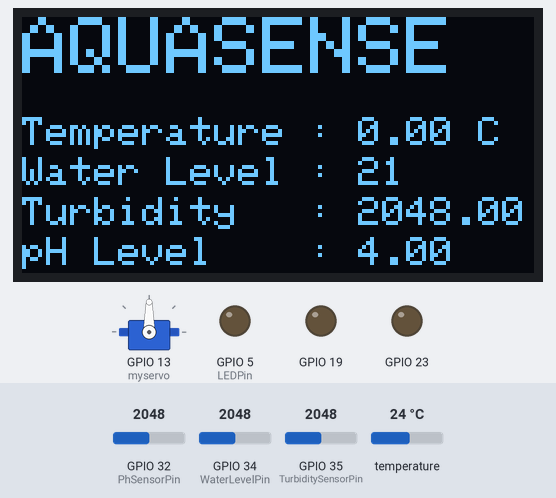
Bench run of a sketch on a simulated ESP32. Parts: servo, 128×64 one-colour display, output pins drawn as LEDs (lit = HIGH). The inputs (shaded band) are chosen by the test bench; at power-on: temperature 24 °C, GPIO 32 (PhSensorPin) = 2048, GPIO 34 (WaterLevelPin) = 2048, GPIO 35 (TurbiditySensorPin) = 2048. WiFi joins after 1.5 s; servers stay silent unless stated; the display library's start-up logo is not drawn; what the sketch prints to the serial monitor is not drawn.

Above: at 4.3 s.
4.4 s: temperature set to 29.5 °C
At 6.0 s:
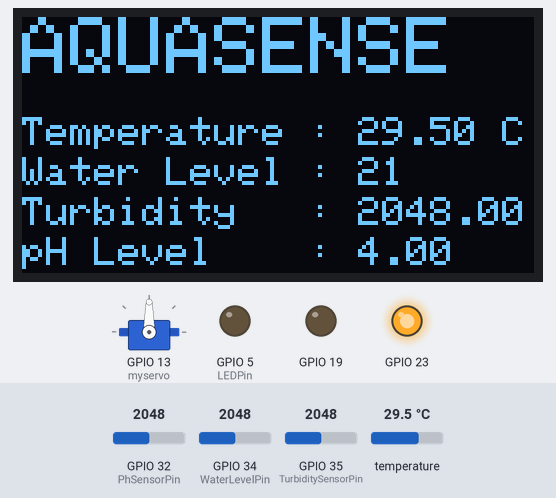
10.0 s: temperature set to 30.7 °C
At 11.8 s:
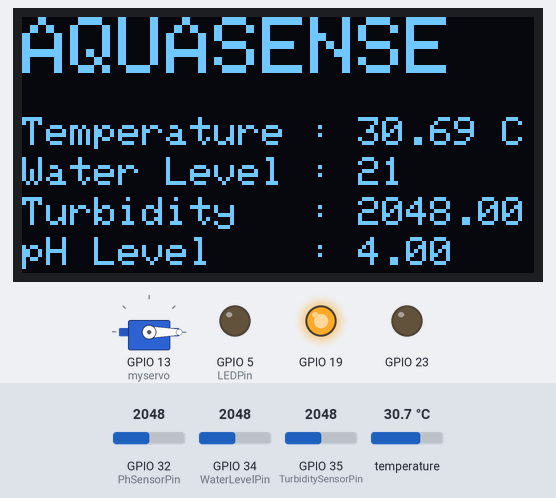
12.5 s: temperature set to 32.7 °C
At 13.5 s:
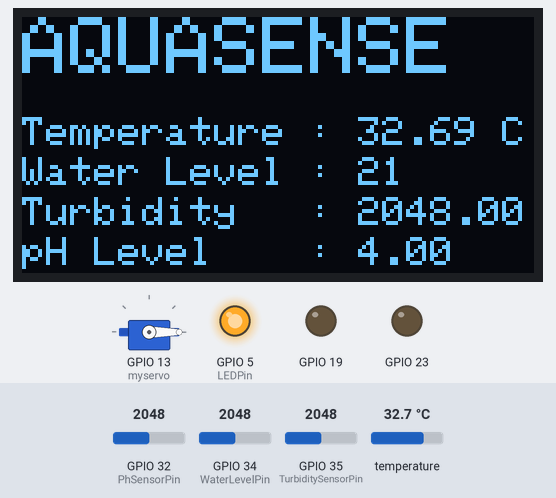
14.1 s: GPIO 32 (PhSensorPin) set to 2866
At 15.9 s:
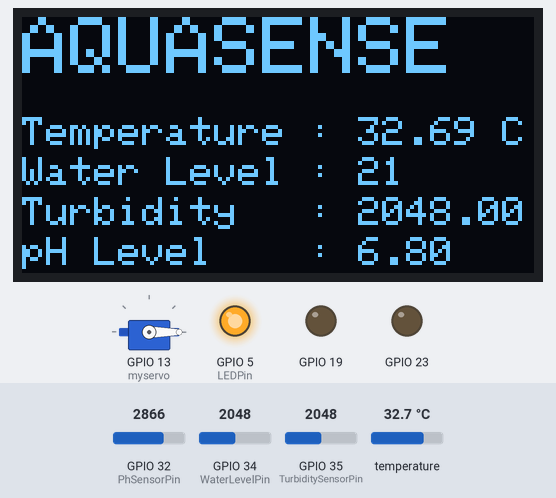
17.0 s: GPIO 34 (WaterLevelPin) set to 2866
At 17.6 s:
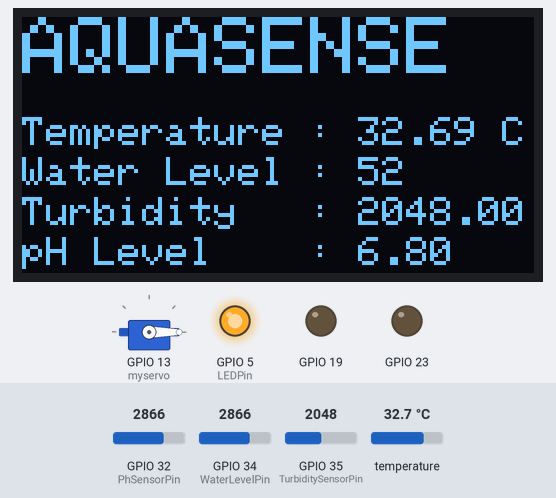
18.6 s: GPIO 35 (TurbiditySensorPin) set to 2866
At 21.8 s:
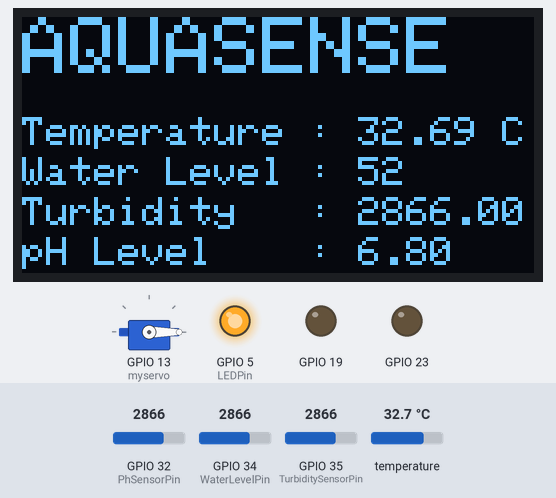
Timing chart, 0 to 23.0 s (numbered marks = the images above; inputs shaded):
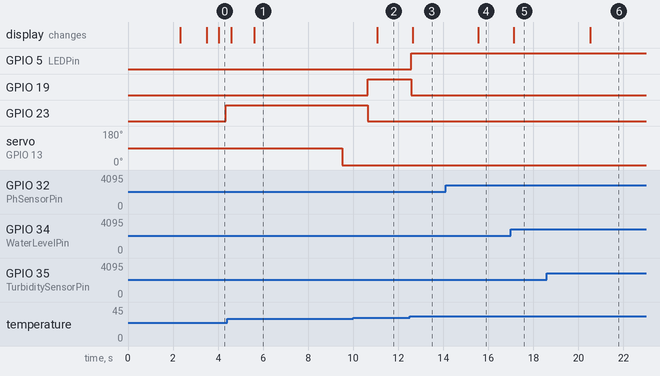

Measured:
- the behaviour switches between 30 and 30.1 °C on temperature (found by bisection; images 1 and 2)
- the behaviour switches between 32 and 32.1 °C on temperature (found by bisection; images 2 and 3)
- after the input at 4.4 s, the display: first differs from a run without the input after 1.2 s (image 1)
- after the input at 10.0 s, GPIO 19: LOW → HIGH after 0.64 s; GPIO 23: HIGH → LOW after 0.64 s; the display: changes after 1.1 s (image 2)
- after the input at 12.5 s, GPIO 5 (LEDPin): LOW → HIGH after 0.07 s; GPIO 19: HIGH → LOW after 0.07 s; the display: changes after 0.14 s (image 3)
- after the input at 14.1 s, the display: changes after 1.4 s (image 4)
- after the input at 17.0 s, the display: changes after 0.12 s (image 5)
- after the input at 18.6 s, the display: changes after 1.9 s (image 6)

The sketch:

AquaSense.ino
```cpp
#define BLYNK_TEMPLATE_ID "TMPL6Nh6NAxPw"
#define BLYNK_TEMPLATE_NAME "AquaSense"
#define BLYNK_AUTH_TOKEN "PlJiWgE-LnpQNUdWpvuFl5LjVdlaBenw"

#define BLYNK_PRINT Serial

#include <Arduino.h>
#include <ESP32Servo.h>
#include <Wire.h>
#include <OneWire.h>
#include <DallasTemperature.h>
#include <WiFi.h>
#include <Adafruit_SSD1306.h>
#include <BlynkSimpleEsp32.h>

TaskHandle_t TaskHandleTemp;
TaskHandle_t TaskHandleLevel;
TaskHandle_t TaskHandleTurbid;
TaskHandle_t TaskHandlePh;
TaskHandle_t TaskHandleOled;
TaskHandle_t TaskHandleServo;

TimerHandle_t servoTimer;

QueueHandle_t temperatureQueue;
QueueHandle_t waterLevelQueue;
QueueHandle_t turbidityQueue;
QueueHandle_t phQueue;

SemaphoreHandle_t temperatureSemaphore;
SemaphoreHandle_t waterLevelSemaphore;
SemaphoreHandle_t turbiditySemaphore;
SemaphoreHandle_t phSemaphore;
SemaphoreHandle_t arbitrator;

char auth[] = "PlJiWgE-LnpQNUdWpvuFl5LjVdlaBenw";

const char *ssid = "abdul";
const char *password = "12345678";

const int SensorDataPin = 18;
const int WaterLevelPin = 34;
const int TurbiditySensorPin = 35;
const int PhSensorPin = 32;
const int LEDPin = 5;

const int delayTime = 500;

float tempWater = 0.0;
int levelWater = 0;
float levelTurbi = 0.0;
float levelPh = 0.0;

struct SensorData {
  float temperature;
  int waterLevel;
  float turbidity;
  float pH;
};

OneWire oneWire(SensorDataPin);
DallasTemperature sensors(&oneWire);
Servo myservo;

#define SCREEN_WIDTH 128
#define SCREEN_HEIGHT 64
Adafruit_SSD1306 display(SCREEN_WIDTH, SCREEN_HEIGHT, &Wire, -1);

void connectToWiFi() {
  Serial.println("Connecting to WiFi");
  WiFi.begin(ssid, password);

  while (WiFi.status() != WL_CONNECTED) {
    delay(1000);
    Serial.println("Connecting...");
  }

  Serial.println("Connected to WiFi");
}

BLYNK_WRITE(V4) {
  int servoControl = param.asInt();
  if (servoControl == 1) {
    activateServo();
  }
}

void activateServo() {
  // Kontrol servo di sini sesuai dengan kebutuhan
  myservo.write(90);  // Contoh: Menggerakkan servo ke posisi 90 derajat
  vTaskDelay(1000 / portTICK_PERIOD_MS);
  myservo.write(0);   // Menggerakkan servo kembali ke posisi awal
  vTaskDelay(1000 / portTICK_PERIOD_MS);
  // Tambahkan logika kontrol servo sesuai dengan aplikasi Anda
}


void servoTimerCallback(TimerHandle_t xTimer) {
  activateServo();
}

void taskServo(void *pvParameters) {
  servoTimer = xTimerCreate(
      "ServoTimer",
      pdMS_TO_TICKS(5000),
      pdTRUE,
      (void *)0,
      servoTimerCallback);

  if (servoTimer != NULL) {
    xTimerStart(servoTimer, 0);
    Serial.println("Timer created successfully");
  } else {
    Serial.println("Failed to create timer");
  }

  while (true) {
    // Tugas servo lainnya di sini

    vTaskDelay(500);
  }
}

bool requestResourceAccess(SemaphoreHandle_t resourceSemaphore, QueueHandle_t *queue, SensorData *data) {
  if (xSemaphoreTake(arbitrator, portMAX_DELAY) == pdPASS) {
    if (xSemaphoreTake(resourceSemaphore, portMAX_DELAY) == pdPASS) {
      if (xQueueReceive(*queue, data, 0) == pdPASS) {
        xSemaphoreGive(resourceSemaphore);
        xSemaphoreGive(arbitrator);
        return true; // Akses diberikan
      }
      xSemaphoreGive(resourceSemaphore);
    }
    else {
    }
    xSemaphoreGive(arbitrator);
  }
  else {
    Serial.println("Failed to acquire arbitrator.");
  }
  return false; // Gagal mendapatkan akses
}


void releaseResourceAccess(SemaphoreHandle_t resourceSemaphore) {
  xSemaphoreGive(resourceSemaphore);
}

void taskOled(void *pvParameters) {
  SensorData data;

  while (true) {
    display.clearDisplay();

    // Display title
    display.setTextSize(2);
    display.setTextColor(SSD1306_WHITE);
    display.setCursor(0, 0);
    display.print("AQUASENSE");

    // Read data from queues
    if (requestResourceAccess(temperatureSemaphore, &temperatureQueue, &data)) {
      tempWater = data.temperature;
      Serial.println(tempWater);
      releaseResourceAccess(temperatureSemaphore);
    }

    if (requestResourceAccess(waterLevelSemaphore, &waterLevelQueue, &data)) {
      levelWater = data.waterLevel;
      releaseResourceAccess(waterLevelSemaphore);
    }

    if (requestResourceAccess(turbiditySemaphore, &turbidityQueue, &data)) {
      levelTurbi = data.turbidity;
      releaseResourceAccess(turbiditySemaphore);
    }

    if (requestResourceAccess(phSemaphore, &phQueue, &data)) {
      levelPh = data.pH;
      releaseResourceAccess(phSemaphore);
    }

    // Display temperature
    display.setTextSize(1);
    display.setCursor(0, 25);
    display.print("Temperature : ");
    display.print(tempWater);
    display.println(" C");

    // Display water level
    display.setCursor(0, 35);
    display.print("Water Level : ");
    display.println(levelWater);

    // Display turbidity
    display.setCursor(0, 45);
    display.print("Turbidity   : ");
    display.println(levelTurbi);

    // Display pH
    display.setCursor(0, 55);
    display.print("pH Level    : ");
    display.println(levelPh);

    Serial.println("Temp:\t\t" + String(tempWater));
    Serial.println("Water Level:\t" + String(levelWater));
    Serial.println("Turbidity:\t" + String(levelTurbi));
    Serial.println("pH Level:\t" + String(levelPh));

    display.display();
    delay(delayTime);
  }
}

void taskWaterTemp(void *pvParameters) {
  QueueHandle_t *queue = (QueueHandle_t *)pvParameters;

  pinMode(5, OUTPUT);
  pinMode(19, OUTPUT);
  pinMode(23, OUTPUT);

  while (true) {
    sensors.requestTemperatures();
    delay(100);  // Tambahkan delay di sini

    float temperature_Celsius = sensors.getTempCByIndex(0);

    if (temperature_Celsius > 32.0) {
      digitalWrite(LEDPin, HIGH);
      digitalWrite(5, HIGH);
      digitalWrite(19, LOW);
      digitalWrite(23, LOW);
    } else if (temperature_Celsius > 30.0 && temperature_Celsius <= 32.0) {
      digitalWrite(5, LOW);
      digitalWrite(19, HIGH);
      digitalWrite(23, LOW);
    } else {
      digitalWrite(5, LOW);
      digitalWrite(19, LOW);
      digitalWrite(23, HIGH);
    }

    SensorData data;
    data.temperature = temperature_Celsius;

    Serial.println("ini " + String(data.temperature));

    if (xQueueSend(*queue, &data, portMAX_DELAY) != pdPASS) {
      Serial.println("Queue is full! Data lost.");
    }

    Blynk.virtualWrite(V0, String(temperature_Celsius)); // Tambahkan Blynk.virtualWrite untuk suhu

    vTaskDelay(100);
  }
}


void taskWaterLevel(void *pvParameters) {
  QueueHandle_t *queue = (QueueHandle_t *)pvParameters;

  while (true) {
    int waterLevel = analogRead(WaterLevelPin);
    levelWater = map(waterLevel, 1500, 4095, 0, 100);
    if (levelWater < 0) {
      levelWater = 0;
    }

    SensorData data;
    data.waterLevel = levelWater;

    if (requestResourceAccess(waterLevelSemaphore, queue, &data)) {
      if (xQueueSend(*queue, &data, portMAX_DELAY) != pdPASS) {
        Serial.println("Queue is full! Data lost.");
      }
      releaseResourceAccess(waterLevelSemaphore);
    }

    Blynk.virtualWrite(V1, String(levelWater)); // Tambahkan Blynk.virtualWrite untuk level air

    vTaskDelay(100);
  }
}

void taskTurbidity(void *pvParameters) {
  QueueHandle_t *queue = (QueueHandle_t *)pvParameters;

  while (true) {
    int turbidityValue = analogRead(TurbiditySensorPin);
    levelTurbi = turbidityValue;

    SensorData data;
    data.turbidity = levelTurbi;

    if (requestResourceAccess(turbiditySemaphore, queue, &data)) {
      if (xQueueSend(*queue, &data, portMAX_DELAY) != pdPASS) {
        Serial.println("Queue is full! Data lost.");
      }
      releaseResourceAccess(turbiditySemaphore);
    }

    Blynk.virtualWrite(V2, String(levelTurbi)); // Tambahkan Blynk.virtualWrite untuk turbidity

    vTaskDelay(100);
  }
}

void taskPhSensor(void *pvParameters) {
  QueueHandle_t *queue = (QueueHandle_t *)pvParameters;

  while (true) {
    int phValue = analogRead(PhSensorPin);
    levelPh = convertToPhLevel(phValue);

    SensorData data;
    data.pH = levelPh;

    if (requestResourceAccess(phSemaphore, queue, &data)) {
      if (xQueueSend(*queue, &data, portMAX_DELAY) != pdPASS) {
        Serial.println("Queue is full! Data lost.");
      }
      releaseResourceAccess(phSemaphore);
    }

    Blynk.virtualWrite(V3, String(levelPh)); // Tambahkan Blynk.virtualWrite untuk pH

    vTaskDelay(100);
  }
}

float convertToPhLevel(int analogValue) {
  return (analogValue * (14.0 - 0.0) / 4095.0 + 0.0) - 3;
}

void setup() {
  Serial.begin(115200);

  connectToWiFi();

  Blynk.begin(auth, ssid, password);

  sensors.begin();
  pinMode(LEDPin, OUTPUT);

  myservo.attach(13);  // Attach servo ke pin 13

  if (!display.begin(SSD1306_SWITCHCAPVCC, 0x3C)) {
    Serial.println("SSD1306 allocation failed");
    return;
  }

  display.display();
  delay(1000);

  // Initialize queues
  temperatureQueue = xQueueCreate(10, sizeof(SensorData));
  waterLevelQueue = xQueueCreate(10, sizeof(SensorData));
  turbidityQueue = xQueueCreate(10, sizeof(SensorData));
  phQueue = xQueueCreate(10, sizeof(SensorData));

  // Initialize semaphores
  temperatureSemaphore = xSemaphoreCreateMutex();
  waterLevelSemaphore = xSemaphoreCreateMutex();
  turbiditySemaphore = xSemaphoreCreateMutex();
  phSemaphore = xSemaphoreCreateMutex();
  arbitrator = xSemaphoreCreateMutex();

  vTaskDelay(100);


  xTaskCreatePinnedToCore(
      taskWaterLevel,
      "taskWaterLevel",
      10000,
      (void *)&waterLevelQueue,
      1,
      &TaskHandleLevel,
      1);

    xTaskCreatePinnedToCore(
      taskWaterTemp,
      "taskWaterTemp",
      10000,
      (void *)&temperatureQueue,
      2,
      &TaskHandleTemp,
      1);


  xTaskCreatePinnedToCore(
      taskTurbidity,
      "taskTurbidity",
      10000,
      (void *)&turbidityQueue,
      2,
      &TaskHandleTurbid,
      0);

  xTaskCreatePinnedToCore(
      taskPhSensor,
      "taskPhSensor",
      10000,
      (void *)&phQueue,
      1,
      &TaskHandlePh,
      0);

  xTaskCreatePinnedToCore(
      taskOled,
      "taskOled",
      10000,
      NULL,
      0,
      &TaskHandleOled,
      0);

  xTaskCreatePinnedToCore(
      taskServo,
      "taskServo",
      10000,
      NULL,
      3,
      &TaskHandleServo,
      0);


  vTaskDelete(NULL);
}

void loop() {
  Blynk.run();
}
```
